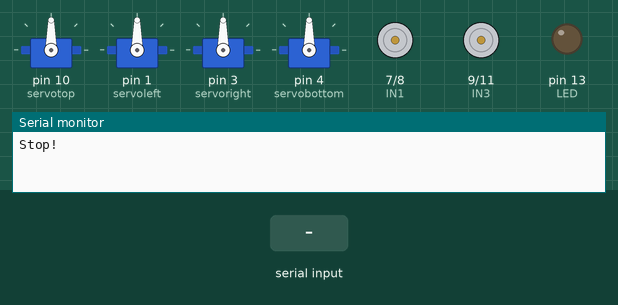
The sketch below on a simulated Arduino Uno, built with avr-gcc and run on an emulated ATmega328P. On the bench: 4 × servo, motor-driver pin pairs drawn as motors (green arrow = first pin HIGH = forward, orange = second pin HIGH = backward, longer = more drive, scaled by the enable pin), output pins drawn as LEDs (lit = HIGH), the last lines printed to the serial monitor. Inputs (shaded band) come from the test bench.

Above: at 1.2 s.
1.3 s: "A" received over Serial
At 2.7 s:
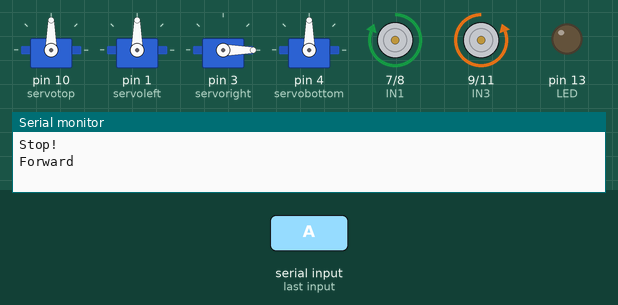
At 5.0 s:
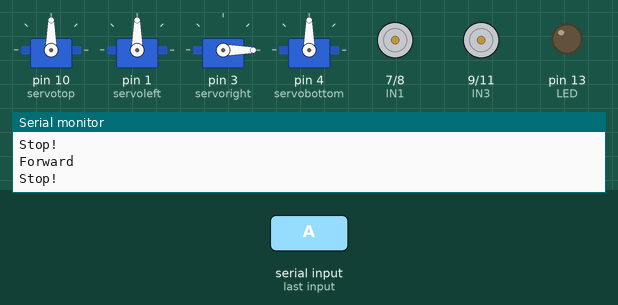
Timing chart, 0 to 22.3 s (numbered marks = the images above; inputs shaded):
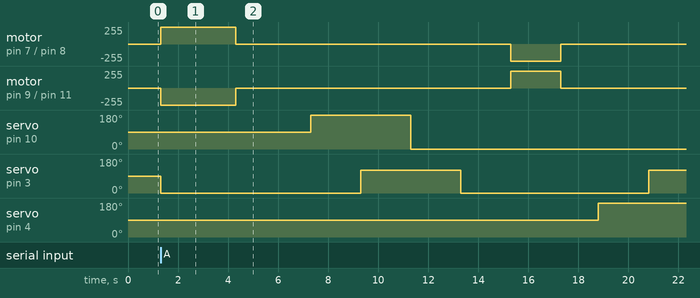

Measured:
- after the input at 1.3 s, motor on pin 7 (IN1) / pin 8 (IN2): stopped → forward 255/255 at once, → stopped 3.0 s later, → backward 255/255 11.0 s later, → stopped 2.0 s later; motor on pin 9 (IN3) / pin 11 (IN4): stopped → backward 255/255 at once, → stopped 3.0 s later, → forward 255/255 11.0 s later, → stopped 2.0 s later

The sketch:

ECE387_Arduino_Auto_Water_Server.ino
```cpp
//www.elegoo.com
#include <Servo.h>

Servo servobottom;
Servo servoleft;
Servo servoright;
Servo servotop;

#define ENA 5
#define ENB 6
#define IN1 7
#define IN2 8
#define IN3 9
#define IN4 11
#define LED 13

unsigned char carSpeed = 150;
bool state = LOW;
char getstr;

void forward(){
  digitalWrite(ENA,150);
  digitalWrite(ENB,100);
  digitalWrite(IN1,HIGH);
  digitalWrite(IN2,LOW);
  digitalWrite(IN3,LOW);
  digitalWrite(IN4,HIGH);
  Serial.println("Forward");
}

void back(){
  digitalWrite(ENA,HIGH);
  digitalWrite(ENB,HIGH);
  digitalWrite(IN1,LOW);
  digitalWrite(IN2,HIGH);
  digitalWrite(IN3,HIGH);
  digitalWrite(IN4,LOW);
  Serial.println("Back");
}

void left(){
  analogWrite(ENA,carSpeed);
  analogWrite(ENB,carSpeed);
  digitalWrite(IN1,LOW);
  digitalWrite(IN2,HIGH);
  digitalWrite(IN3,LOW);
  digitalWrite(IN4,HIGH);
  Serial.println("Left");
}

void right(){
  analogWrite(ENA,carSpeed);
  analogWrite(ENB,carSpeed);
  digitalWrite(IN1,HIGH);
  digitalWrite(IN2,LOW);
  digitalWrite(IN3,HIGH);
  digitalWrite(IN4,LOW);
  Serial.println("Right");
}

void stop(){
  digitalWrite(ENA,LOW);
  digitalWrite(ENB,LOW);
  Serial.println("Stop!");
}

void stateChange(){
  state = !state;
  digitalWrite(LED, state);
  Serial.println("Light");
}
void pick(){

  servotop.write(90);
  delay(2000);
  servotop.write(180);
  delay(2000);
  servoright.write(120);
  delay(2000);
  servotop.write(0);
  delay(2000);
  servoright.write(0);
  delay(2000);


}
void pick2(){

  servobottom.write(180);
  delay(2000);
  servoright.write(120);
  delay(2000);
  servotop.write(180);
  delay(2000);
  servoright.write(0);
  delay(2000);
  servotop.write(0);
  delay(2000);
  servobottom.write(90);
  delay(2000);


}


void setup() {
  Serial.begin(9600);
  pinMode(LED, OUTPUT);
  pinMode(IN1,OUTPUT);
  pinMode(IN2,OUTPUT);
  pinMode(IN3,OUTPUT);
  pinMode(IN4,OUTPUT);
  pinMode(ENA,OUTPUT);
  pinMode(ENB,OUTPUT);
  stop();
  servotop.attach(10);
  servoleft.attach(1);
  servoright.attach(3);
  servobottom.attach(4);
}

void loop() {

  getstr = Serial.read();
  switch(getstr){
    case 'A':
    servoright.write(0);
    forward();
    delay(3000);
    stop();
    delay(1000);
    pick();
    back();
    delay(2000);
    stop();
    delay(1500);
    pick2();
    back();
    delay(1000);
    stop();
    break;


    case 'B':
    servoright.write(0);
    forward();
    delay(3000);
    stop();
    delay(1000);
    pick();
    back();
    delay(3000);
    stop();
    delay(1500);
    pick2();
    stop();
    break;


    case 'C':
    servoright.write(0);
    forward();
    delay(3000);
    stop();
    delay(1000);
    pick();
    back();
    delay(4000);
    stop();
    delay(1500);
    pick2();
    forward();
    delay(1000);
    stop();
    break;
  }


}
```
